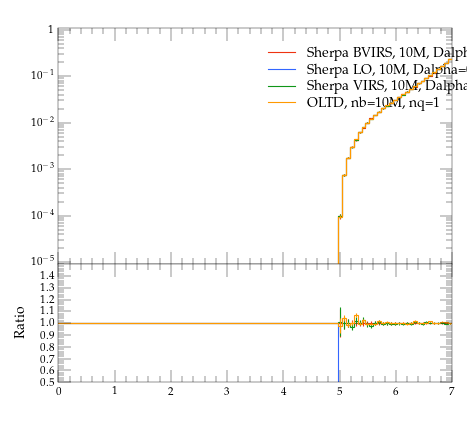

Recreate this plot in Python.
#! /usr/bin/env python

# This Python script was auto-generated using YODA v2.0.0.
# Analysis object: /evtb/cutEg_t_e
# Timestamp: 15-04-2024 (14:31:35)

import matplotlib as mpl
import matplotlib.pyplot as plt
mpl.use('Agg') # comment out for interactive use
import os
import numpy as np

plotDir = os.path.split(os.path.realpath(__file__))[0]
if 'YODA_USER_PLOT_PATH' in globals():
    plot_outdir = globals()['YODA_USER_PLOT_PATH']
else:
    plot_outdir = plotDir

#plot style
plt.style.use(os.path.join(plotDir, '../default.mplstyle'))
# plot metadata
figW, figH = plt.rcParams['figure.figsize']
ax_xLabel = r''
ax_yLabel = r''
ax_title  = r''
ax_xScale = 'linear'
ax_yScale = 'log'
xLims = (0.0, 7.0)
yLims = (9e-06, 1.1)

# TeX-friendly labels for the legend
labels = [ r"Sherpa BVIRS, 10M, Dalpha=0.01", r"Sherpa LO, 10M, Dalpha=0.01", r"Sherpa VIRS, 10M, Dalpha=0.01", r"OLTD, nb=10M, nq=1" ]

# Create figure and axis objects
fig, (ax, ratio0_ax) = plt.subplots(2, 1, sharex=True,
                  figsize=(figW,figH), gridspec_kw={'height_ratios': (2, 1)})
ratio0_ax.yaxis.set_major_locator(mpl.ticker.MultipleLocator(0.1))
ratio0_ax.set_ylim(0.5, 1.4999)
ratio0_ax.set_ylabel('Ratio')

# LineColor map: curve index -> color
linecolors = {0: '#EE3311', 1: '#3366FF', 2: '#109618', 3: '#FF9900'}
# the numerical data is stored in a separate file
dataf = dict()
prefix = os.path.split(__file__)[0]
if prefix:    prefix = prefix + '/'
exec(open(prefix+'cutEg_t_e__data.py').read(), dataf)


legend_handles = [] # keep track of handles for the legend

# style options for curves
# starts at zorder>=5 to draw curve on top of legend
styles = {
  'curve0': {
    'color' : linecolors[0],
    'linestyle' : '-',
    'marker' : 'o',
    'zorder' : 5,
    'histstyle' : True,
  },
  'curve1': {
    'color' : linecolors[1],
    'linestyle' : '-',
    'marker' : 'o',
    'zorder' : 6,
    'histstyle' : True,
  },
  'curve2': {
    'color' : linecolors[2],
    'linestyle' : '-',
    'marker' : 'o',
    'zorder' : 7,
    'histstyle' : True,
  },
  'curve3': {
    'color' : linecolors[3],
    'linestyle' : '-',
    'marker' : 'o',
    'zorder' : 8,
    'histstyle' : True,
  },
}
# curve from input yoda files in main panel
for label in dataf['yvals'].keys():
    if all(np.isnan(v) for v in dataf['yvals'][label]):
        continue
    tmp = None
    if styles[label]['histstyle']: # draw as histogram
        tmp, = ax.plot(dataf['xedges'], dataf['yedges'][label],
                       color=styles[label]['color'],
                       linestyle=styles[label]['linestyle'],
                       drawstyle='steps-pre', solid_joinstyle='miter',
                       zorder=styles[label]['zorder'], label=label)
        ax.errorbar(dataf['xpoints'], dataf['yvals'][label], color=styles[label]['color'],
                    xerr=dataf['xerrs'], yerr=[dataf['ydowns'][label], dataf['yups'][label]],
                    linestyle='none', zorder=styles[label]['zorder'])
    else: # draw as scatter
        tmp = ax.errorbar(dataf['xpoints'], dataf['yvals'][label],
                          xerr=dataf['xerrs'],
                          yerr=[ dataf['ydowns'][label],
                          dataf['yups'][label] ],
                          fmt=styles[label]['marker'],
                          ecolor=styles[label]['color'],
                          color=styles[label]['color'], zorder=2)
        tmp[-1][0].set_linestyle(styles[label]['linestyle'])
    legend_handles += [tmp]
    for varLabel in dataf['variation_yvals'].keys():
        if varLabel.startswith(label):
            tmp, = ax.plot(dataf['xedges'], dataf['variation_yvals'][varLabel],
                           color=styles[label]['color'],
                           linestyle=styles[label]['linestyle'],
                           drawstyle='steps-pre', solid_joinstyle='miter',
                           zorder=styles[label]['zorder'], alpha=0.5)


# plots on ratio panel
# curve from input yoda files in ratio panel
for label, yvals in dataf['ratio0_yvals'].items():
    if all(np.isnan(v) for v in yvals):
        continue
    if styles[label]['histstyle']: # plot as histogram
        ratio0_ax.plot(dataf['xedges'], yvals,
                       color=styles[label]['color'],
                       linestyle=styles[label]['linestyle'],
                       drawstyle='steps-pre', zorder=1,
                       solid_joinstyle='miter')
        ratio0_ax.vlines(dataf['xpoints'],
                         dataf['ratio0_ymin'][label],
                         dataf['ratio0_ymax'][label],
                         color=styles[label]['color'], zorder=1)
    else: # plot as scatter
        tmp = ratio0_ax.errorbar(dataf['xpoints'],
                                 yvals, xerr=dataf['xerrs'],
                                 yerr=dataf['ratio0_yerrs'][label],
                                 fmt=styles[label]['marker'],
                                 ecolor=styles[label]['color'],
                                 color=styles[label]['color'])
        tmp[-1][0].set_linestyle(styles[label]['linestyle'])

    for varlabel in dataf['ratio0_variation_vals'].keys():
        if varlabel.startswith(label):
            ratio0_ax.plot(dataf['xedges'],
                            dataf['ratio0_variation_vals'][varlabel],
                            color=styles[label]['color'],
                            linestyle=styles[label]['linestyle'],
                            drawstyle='steps-pre', solid_joinstyle='miter',
                            zorder=1, alpha=0.5)

legend_pos = (0.5, 0.97)
ax.legend(legend_handles, labels, loc='upper left', bbox_to_anchor=legend_pos)

# set plot metadata as defined above
ratio0_ax.set_xlabel(ax_xLabel)
ratio0_ax.xaxis.set_label_coords(1., -.15)
ax.set_ylabel(ax_yLabel, loc='top')
ax.set_title(ax_title, loc='left')
ax.set_xscale(ax_xScale)
ax.set_yscale(ax_yScale)
ax.set_xlim(xLims)
ax.set_ylim(yLims)

# tick formatting
plt.rcParams['xtick.top'] = True
plt.rcParams['ytick.right'] = True
ax.yaxis.set_major_locator(mpl.ticker.LogLocator(base=10.0, numticks=np.inf))
ax.yaxis.set_minor_locator(mpl.ticker.LogLocator(
                           base=10.0, subs=np.arange(0.1, 1, 0.1), numticks=np.inf))
fig.align_ylabels((ax, ratio0_ax))
plt.savefig(os.path.join(plot_outdir, 'cutEg_t_e.pdf'), format='PDF')
plt.savefig(os.path.join(plot_outdir, 'cutEg_t_e.png'), format='PNG')

plt.close(fig)
